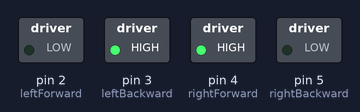
A sketch run on a simulated Arduino Uno, built with avr-gcc and run on an emulated ATmega328P. Parts: switched loads named in the sketch (green lamp = pin HIGH).

Above: at 0.1 s.
Timing chart, 0 to 1.6 s (numbered marks = the images above):
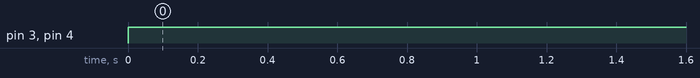

The sketch:

arduino_wheel.ino
```cpp
const int leftForward = 2;
const int leftBackward = 3;
const int rightForward = 4;
const int rightBackward = 5;

void setup()
{
  pinMode(leftForward , OUTPUT);
  pinMode(leftBackward , OUTPUT);
  pinMode(rightForward , OUTPUT);
  pinMode(rightBackward , OUTPUT);

}

void loop()
{
  //digitalWrite(leftForward , 255);
  digitalWrite(leftBackward , 255);
  digitalWrite(rightForward , HIGH);
  digitalWrite(rightBackward , LOW);

}
```

Measured:
- by itself, pin 3 (leftBackward), pin 4 (rightForward): LOW → HIGH at 0.00 s
